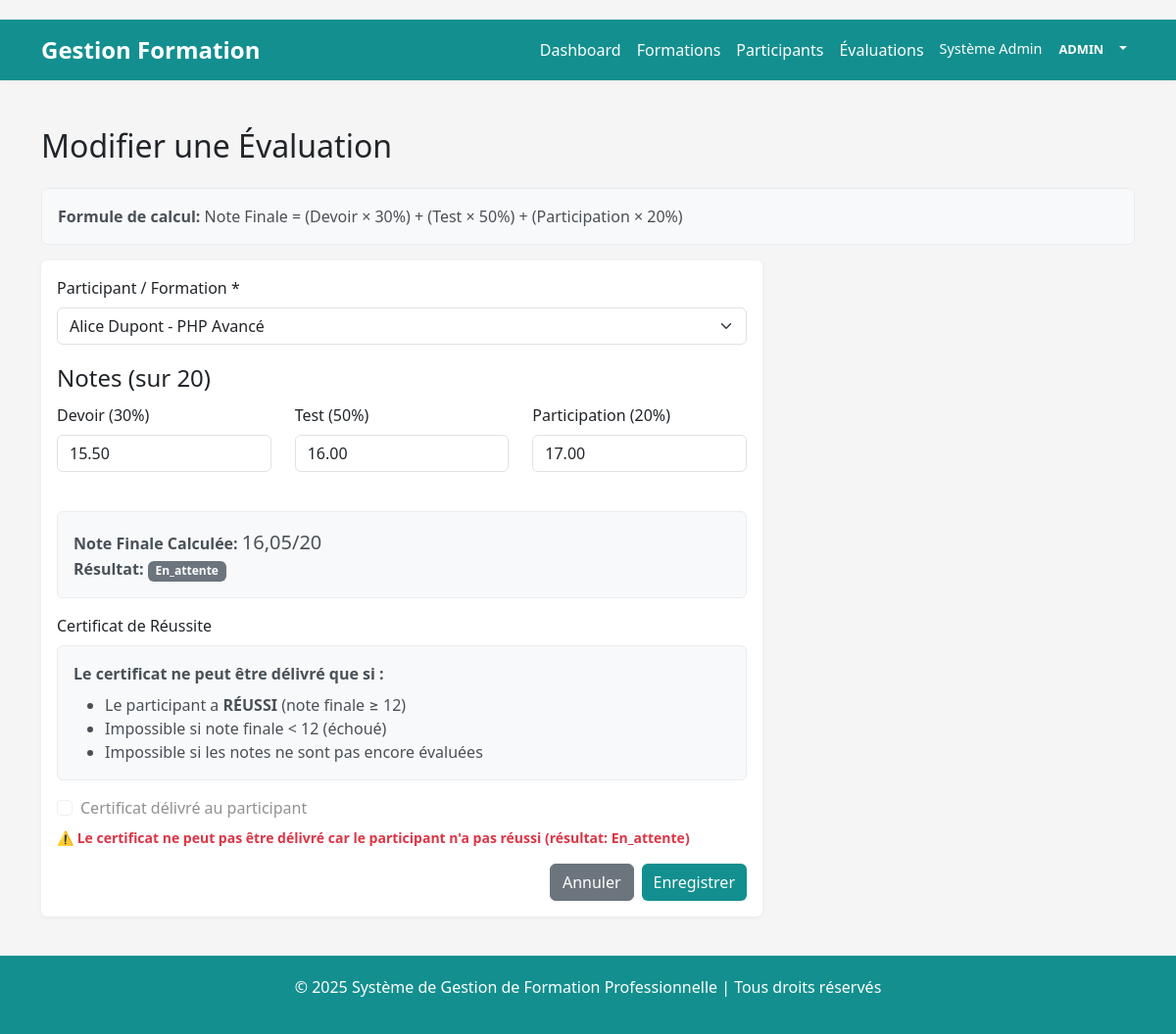
/evaluations/add.php?id=1 (signed in), run on the app's committed database.
### tables this page shows
CREATE TABLE evaluations (
    id INT PRIMARY KEY AUTO_INCREMENT,
    inscription_id INT NOT NULL,
    note_devoir DECIMAL(5, 2),
    note_test DECIMAL(5, 2),
    note_participation DECIMAL(5, 2),
    note_finale DECIMAL(5, 2) GENERATED ALWAYS AS (
        (COALESCE(note_devoir, 0) * 0.3 + 
         COALESCE(note_test, 0) * 0.5 + 
         COALESCE(note_participation, 0) * 0.2)
    ) STORED,
    resultat ENUM('réussi', 'échoué', 'en_attente') DEFAULT 'en_attente',
    certificat_delivre BOOLEAN DEFAULT FALSE,
    date_evaluation TIMESTAMP DEFAULT CURRENT_TIMESTAMP,
    updated_at TIMESTAMP DEFAULT CURRENT_TIMESTAMP ON UPDATE CURRENT_TIMESTAMP,
    FOREIGN KEY(inscription_id) REFERENCES inscriptions(id) ON DELETE CASCADE,
    INDEX(resultat),
    INDEX(inscription_id)
);

CREATE TABLE inscriptions (
    id INT PRIMARY KEY AUTO_INCREMENT,
    participant_id INT NOT NULL,
    formation_id INT NOT NULL,
    date_inscription DATETIME DEFAULT CURRENT_TIMESTAMP,
    statut ENUM('inscrit', 'actif', 'complété', 'abandonne') DEFAULT 'inscrit',
    FOREIGN KEY(participant_id) REFERENCES participants(id) ON DELETE CASCADE,
    FOREIGN KEY(formation_id) REFERENCES formations(id) ON DELETE CASCADE,
    UNIQUE KEY(participant_id, formation_id),
    INDEX(formation_id),
    INDEX(statut)
);

CREATE TABLE participants (
    id INT PRIMARY KEY AUTO_INCREMENT,
    nom VARCHAR(100) NOT NULL,
    prenom VARCHAR(100) NOT NULL,
    email VARCHAR(100) UNIQUE NOT NULL,
    telephone VARCHAR(20),
    date_inscription DATE NOT NULL,
    statut ENUM('inscrit', 'en_cours', 'terminé', 'abandonné') DEFAULT 'inscrit',
    created_at TIMESTAMP DEFAULT CURRENT_TIMESTAMP,
    updated_at TIMESTAMP DEFAULT CURRENT_TIMESTAMP ON UPDATE CURRENT_TIMESTAMP,
    INDEX(email),
    INDEX(statut)
);

CREATE TABLE formations (
    id INT PRIMARY KEY AUTO_INCREMENT,
    titre VARCHAR(255) NOT NULL,
    description TEXT,
    instructeur VARCHAR(100) NOT NULL,
    date_debut DATE NOT NULL,
    date_fin DATE NOT NULL,
    duree_heures INT NOT NULL,
    nombre_participants INT DEFAULT 0,
    prix_unitaire DECIMAL(10, 2) NOT NULL,
    statut ENUM('planifiée', 'en_cours', 'terminée', 'annulée') DEFAULT 'planifiée',
    created_at TIMESTAMP DEFAULT CURRENT_TIMESTAMP,
    updated_at TIMESTAMP DEFAULT CURRENT_TIMESTAMP ON UPDATE CURRENT_TIMESTAMP,
    INDEX(statut),
    INDEX(date_debut)
);

### evaluations/add.php (the view, shortened to what this page needs)
<?php
include '../config.php';
$id = isset($_GET['id']) ? (int)$_GET['id'] : 0;
$evaluation = null;
$inscriptions = [];
try {
    $stmt = $pdo->query('
        SELECT
            i.id,
            p.prenom,
            p.nom,
            f.titre as formation_titre
        FROM inscriptions i
        JOIN participants p ON i.participant_id = p.id
        JOIN formations f ON i.formation_id = f.id
        ORDER BY p.nom, p.prenom
    ');
    $inscriptions = $stmt->fetchAll();
} catch (Exception $e) {
    echo getErrorMessage('Erreur lors du chargement des inscriptions: ' . $e->getMessage());
}
if ($id > 0) {
    try {
        $stmt = $pdo->prepare('SELECT * FROM evaluations WHERE id = ?');
        $stmt->execute([$id]);
        $evaluation = $stmt->fetch();
    } catch (Exception $e) {
        echo getErrorMessage('Erreur: ' . $e->getMessage());
    }
}
include '../header.php';
?>
<h2 class="mb-4"><?php echo $id > 0 ? 'Modifier' : 'Ajouter'; ?> une Évaluation</h2>
<div class="alert alert-info" role="alert">
    <strong>Formule de calcul:</strong> Note Finale = (Devoir × 30%) + (Test × 50%) + (Participation × 20%)
</div>
<div class="row">
    <div class="col-md-8">
        <div class="card">
            <div class="card-body">
                <form method="POST">
                    <div class="mb-3">
                        <label class="form-label">Participant / Formation *</label>
                        <select class="form-select" name="inscription_id" required>
                            <?php foreach ($inscriptions as $inscription): ?>
                            <option value="<?php echo $inscription['id']; ?>"
                                    <?php echo ($evaluation && $evaluation['inscription_id'] == $inscription['id']) ? 'selected' : ''; ?>>
                                <?php echo htmlspecialchars($inscription['prenom'] . ' ' . $inscription['nom'] . ' - ' . $inscription['formation_titre']); ?>
                            </option>
                            <?php endforeach; ?>
                        </select>
                    </div>
                    <fieldset class="mb-4">
                        <legend>Notes (sur 20)</legend>
                        <div class="row">
                            <div class="col-md-4 mb-3">
                                <label class="form-label">Devoir (30%)</label>
                                <input type="number" class="form-control" name="note_devoir" step="0.01" min="0" max="20"
                                       value="<?php echo $evaluation && $evaluation['note_devoir'] ? $evaluation['note_devoir'] : ''; ?>">
                            </div>
                            <div class="col-md-4 mb-3">
                                <label class="form-label">Test (50%)</label>
                                <input type="number" class="form-control" name="note_test" step="0.01" min="0" max="20"
                                       value="<?php echo $evaluation && $evaluation['note_test'] ? $evaluation['note_test'] : ''; ?>">
                            </div>
                            <div class="col-md-4 mb-3">
                                <label class="form-label">Participation (20%)</label>
                                <input type="number" class="form-control" name="note_participation" step="0.01" min="0" max="20"
                                       value="<?php echo $evaluation && $evaluation['note_participation'] ? $evaluation['note_participation'] : ''; ?>">
                            </div>
                        </div>
                    </fieldset>
                    <?php if ($evaluation): ?>
                    <div class="alert alert-success" role="alert">
                        <strong>Note Finale Calculée:</strong>
                        <span class="fs-5"><?php echo number_format($evaluation['note_finale'], 2, ',', ' '); ?>/20</span>
                        <br>
                        <strong>Résultat:</strong>
                        <span class="badge bg-<?php echo $evaluation['resultat'] == 'réussi' ? 'success' : ($evaluation['resultat'] == 'échoué' ? 'danger' : 'secondary'); ?>">
                            <?php echo ucfirst($evaluation['resultat']); ?>
                        </span>
                    </div>
                    <?php endif; ?>
                    <fieldset class="mb-3">
                        <legend class="fs-6">Certificat de Réussite</legend>
                        <div class="alert alert-warning mb-3">
                            <p class="mb-2">
                                <strong>Le certificat ne peut être délivré que si :</strong>
                            </p>
                            <ul class="mb-0">
                                <li>Le participant a <strong>RÉUSSI</strong> (note finale ≥ 12)</li>
                                <li>Impossible si note finale < 12 (échoué)</li>
                                <li>Impossible si les notes ne sont pas encore évaluées</li>
                            </ul>
                        </div>
                        <div class="form-check">
                            <input class="form-check-input" type="checkbox" id="certificat_delivre" name="certificat_delivre"
                                   <?php echo ($evaluation && $evaluation['certificat_delivre']) ? 'checked' : ''; ?>
                                   <?php echo ($evaluation && $evaluation['resultat'] !== 'réussi') ? 'disabled' : ''; ?>>
                            <label class="form-check-label" for="certificat_delivre">
                                Certificat délivré au participant
                            </label>
                        </div>
                        <?php if ($evaluation && $evaluation['resultat'] !== 'réussi'): ?>
                        <small class="text-danger d-block mt-2">
                            <strong>⚠️ Le certificat ne peut pas être délivré car le participant n'a pas réussi (résultat: <?php echo ucfirst($evaluation['resultat']); ?>)</strong>
                        </small>
                        <?php endif; ?>
                    </fieldset>
                    <div class="d-grid gap-2 d-md-flex justify-content-md-end">
                        <a href="list.php" class="btn btn-secondary">Annuler</a>
                        <button type="submit" class="btn btn-primary">Enregistrer</button>
                    </div>
                </form>
            </div>
        </div>
    </div>
</div>
<?php include '../footer.php'; ?>

### assets/css/muted.css (style rules this page uses)
:root { --muted-bg: #f7f7f7; --muted-foreground: #495057; --muted-accent: #6c757d; --muted-muted: #adb5bd; --muted-dark: #343a40; --brand: #138f8f; --brand-contrast: #ffffff; }
.btn-primary, .btn-success, .btn-danger, .btn-warning, .btn-info { background-color: var(--brand) !important; color: var(--brand-contrast) !important; border-color: rgba(0,0,0,0.05) !important; }
.alert-info, .alert-success, .alert-danger, .alert-warning { background-color: #f8f9fa !important; color: var(--muted-foreground) !important; border-color: #e9ecef !important; }
.card { box-shadow: 0 1px 4px rgba(0,0,0,0.06) !important; }

### header.php (style rules this page uses)
body { background-color: #f5f5f5; padding-top: 20px; }
.card { border: none; box-shadow: 0 2px 8px rgba(0,0,0,0.1); transition: transform 0.3s; }
.btn-primary { background-color: var(--brand); border: none; color: var(--brand-contrast); }

### data on the page
evaluations: inscription_id "Alice Dupont - PHP Avancé", note_devoir "15.50", note_test "16.00", note_participation "17.00", note_finale "16,05", resultat "En_attente"

### other printed values
$_SESSION['user_prenom'] . ' ' . $_SESSION['user_nom'] "Système Admin"
